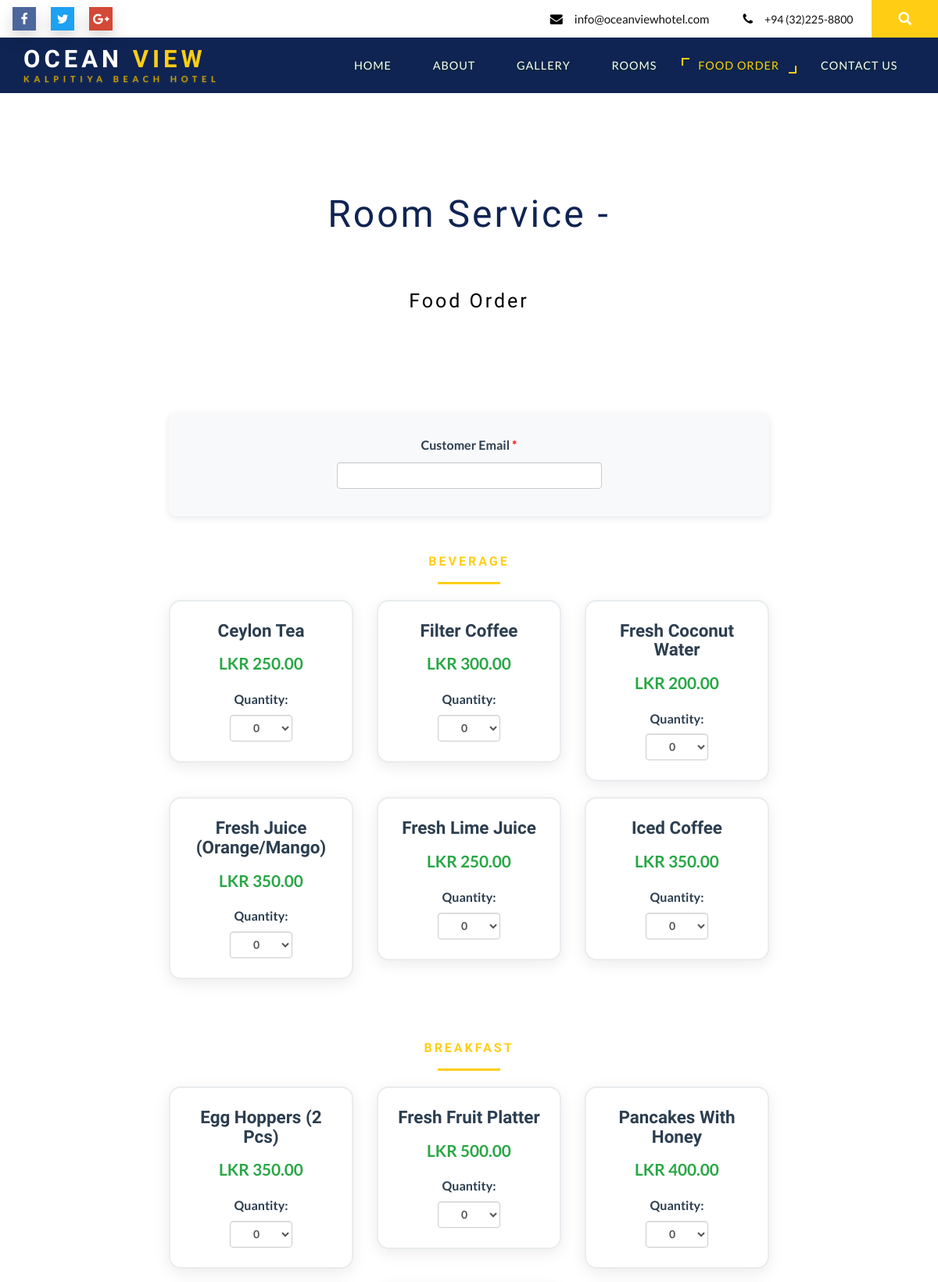
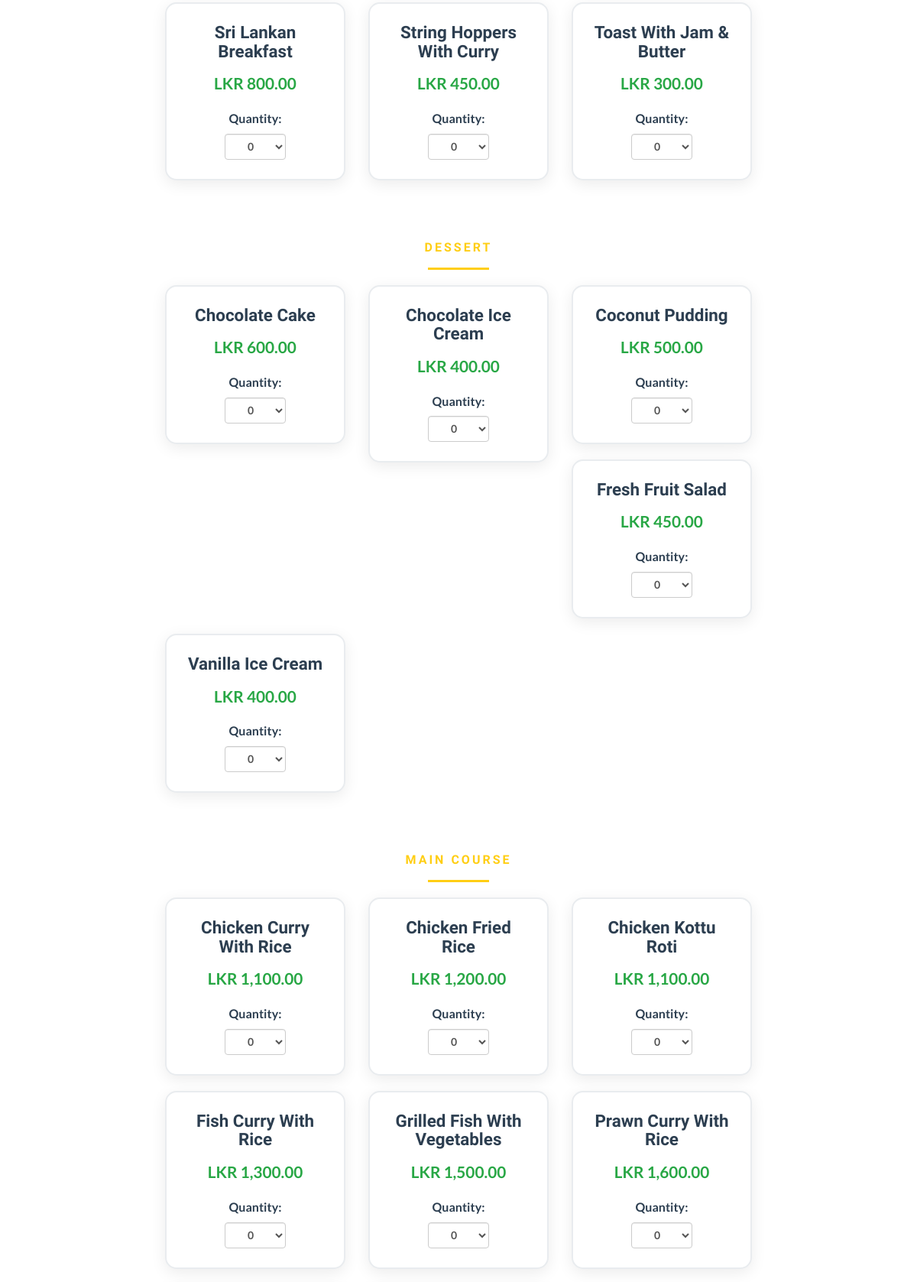
The app's page /food_order.php (upper part) with its own data (2 pictures, top to bottom).
### tables this page shows
CREATE TABLE IF NOT EXISTS foods (
    id int(11) NOT NULL AUTO_INCREMENT,
    name varchar(100) NOT NULL,
    category varchar(50) NOT NULL,
    price decimal(10,2) NOT NULL,
    created_at datetime DEFAULT CURRENT_TIMESTAMP,
    PRIMARY KEY (id)
);

### food_order.php (the view, shortened to what this page needs)
<?php
include('db.php');
?>
<!DOCTYPE html>
<html lang="en">
<head>
<link href="css/bootstrap.css" rel="stylesheet" type="text/css" media="all" />
<link href="css/font-awesome.css" rel="stylesheet">
<link rel="stylesheet" href="css/chocolat.css" type="text/css" media="screen">
<link href="css/easy-responsive-tabs.css" rel='stylesheet' type='text/css'/>
<link rel="stylesheet" href="css/flexslider.css" type="text/css" media="screen" property="" />
<link rel="stylesheet" href="css/jquery-ui.css" />
<link href="css/style.css" rel="stylesheet" type="text/css" media="all" />
</head>
<body>
<div class="banner-top">
			<div class="social-bnr-agileits">
				<ul class="social-icons3">
								<li><a href="https://www.facebook.com/" class="fa fa-facebook icon-border facebook"> </a></li>
								<li><a href="https://twitter.com/" class="fa fa-twitter icon-border twitter"> </a></li>
								<li><a href="https://plus.google.com/u/0/" class="fa fa-google-plus icon-border googleplus"> </a></li>
							</ul>
			</div>
			<div class="contact-bnr-w3-agile">
				<ul>
					<li><i class="fa fa-envelope" aria-hidden="true"></i><a href="mailto:info@oceanviewhotel.com">INFO@OCEANVIEWHOTEL.COM</a></li>
					<li><i class="fa fa-phone" aria-hidden="true"></i>+94 (32)225-8800</li>
					<li class="s-bar">
						<div class="search">
							<label class="icon-search" for="search_box"><span class="glyphicon glyphicon-search" aria-hidden="true"></span></label>
						</div>
					</li>
				</ul>
			</div>
			<div class="clearfix"></div>
		</div>
	<div class="w3_navigation">
		<div class="container">
			<nav class="navbar navbar-default">
				<div class="navbar-header navbar-left">
					<h1><a class="navbar-brand" href="index.php">OCEAN <span>VIEW</span><p class="logo_w3l_agile_caption">Kalpitiya Beach Hotel</p></a></h1>
				</div>
				<div class="collapse navbar-collapse navbar-right" id="bs-example-navbar-collapse-1">
					<nav class="menu menu--iris">
						<ul class="nav navbar-nav menu__list">
							<li class="menu__item"><a href="index.php" class="menu__link">Home</a></li>
							<li class="menu__item"><a href="index.php#about" class="menu__link scroll">About</a></li>
							<li class="menu__item"><a href="index.php#gallery" class="menu__link scroll">Gallery</a></li>
							<li class="menu__item"><a href="index.php#rooms" class="menu__link scroll">Rooms</a></li>
							<li class="menu__item menu__item--current"><a href="food_order.php" class="menu__link">Food Order</a></li>
							<li class="menu__item"><a href="index.php#contact" class="menu__link scroll">Contact Us</a></li>
						</ul>
					</nav>
				</div>
			</nav>
		</div>
	</div>
<div class="banner-bottom">
	<div class="container">
		<div class="agileits_banner_bottom">
			<div class="col-md-12 wthree_banner_bottom_right">
				<h3 class="title-w3-agileits title-black-wthree">Room Service - <span class="title-w3-agileits1">Food Order</span></h3>
				<div class="food-order-container">
					<form method="post" id="foodOrderForm">
						<div class="customer-email-section">
							<div class="row">
								<div class="col-md-6 col-md-offset-3">
									<div class="form-group">
										<label for="customer_email">Customer Email <span style="color:red;">*</span></label>
										<input type="email" name="customer_email" id="customer_email" class="form-control" required placeholder="Enter your email for order confirmation">
									</div>
								</div>
							</div>
						</div>
						<div class="food-menu">
							<?php
							$categories_sql = "SELECT DISTINCT category FROM foods ORDER BY category";
							$categories_result = mysqli_query($con, $categories_sql);
							while($category_row = mysqli_fetch_array($categories_result)) {
								$category = $category_row['category'];
								echo "<div class='food-category'>";
								echo "<h3 class='category-title'>".$category."</h3>";
								echo "<div class='row'>";
								$food_sql = "SELECT * FROM foods WHERE category = '$category' ORDER BY name";
								$food_result = mysqli_query($con, $food_sql);
								while($food = mysqli_fetch_array($food_result)) {
									echo "<div class='col-md-4 col-sm-6 mb-4'>";
									echo "<div class='food-item'>";
									echo "<h5>".$food['name']."</h5>";
									echo "<p class='price'>LKR ".number_format($food['price'], 2)."</p>";
									echo "<div class='quantity-control'>";
									echo "<label>Quantity:</label>";
									echo "<select name='quantity[".$food['id']."]' class='form-control quantity-select' data-price='".$food['price']."' data-name='".$food['name']."'>";
									echo "<option value='0'>0</option>";
									echo "</select>";
									echo "</div>";
									echo "</div>";
									echo "</div>";
								}
								echo "</div>";
								echo "</div>";
							}
							?>
						</div>
					</form>
				</div>
			</div>
		</div>
	</div>
</div>
</body>
</html>

### css/chocolat.css (style rules this page uses)
body { margin:0; padding:0; }

### css/easy-responsive-tabs.css (style rules this page uses)
body { margin: 0px; padding: 0px; background: #f5f5f5; font-weight: 500; }
ul.resp-tabs-list, p { margin: 0px; padding: 0px; }

### food_order.php (style rules this page uses)
.food-order-container { padding: 40px 0; }
.customer-email-section { background: #f8f9fa; padding: 30px; border-radius: 10px; margin-bottom: 40px; box-shadow: 0 2px 10px rgba(0,0,0,0.1); }
.customer-email-section label { font-weight: 600; color: #2c3e50; margin-bottom: 10px; }
.food-category { margin-bottom: 50px; }
.category-title { color: #2c3e50; font-size: 2.2em; font-weight: 700; text-align: center; margin-bottom: 30px; text-transform: uppercase; letter-spacing: 2px; position: relative; }
.category-title:after { content: ''; position: absolute; bottom: -10px; left: 50%; transform: translateX(-50%); width: 80px; height: 3px; background: #ffce14; }
.food-item { background: white; border: 2px solid #e9ecef; border-radius: 15px; padding: 25px; text-align: center; transition: all 0.3s ease; box-shadow: 0 5px 20px rgba(0,0,0,0.08); margin-bottom: 20px; }
.food-item h5 { color: #2c3e50; font-size: 1.4em; font-weight: 700; margin-bottom: 15px; text-transform: capitalize; }
.food-item .price { color: #28a745; font-size: 1.3em; font-weight: 700; margin-bottom: 20px; }
.quantity-control label { color: #2c3e50; font-weight: 600; margin-bottom: 8px; display: block; }
.quantity-select { max-width: 80px; margin: 0 auto; text-align: center; font-weight: 600; }

### records on screen
foods: name "Ceylon Tea", price "250.00", id+price+name "0"
foods: name "Filter Coffee", price "300.00", id+price+name "0"
foods: name "Fresh Coconut Water", price "200.00", id+price+name "0"
foods: name "Fresh Juice (Orange/Mango)", price "350.00", id+price+name "0"
foods: name "Fresh Lime Juice", price "250.00", id+price+name "0"
foods: name "Iced Coffee", price "350.00", id+price+name "0"
foods: name "Egg Hoppers (2 Pcs)", price "350.00", id+price+name "0"
foods: name "Fresh Fruit Platter", price "500.00", id+price+name "0"
foods: name "Pancakes With Honey", price "400.00", id+price+name "0"
foods: name "Sri Lankan Breakfast", price "800.00", id+price+name "0"
foods: name "String Hoppers With Curry", price "450.00", id+price+name "0"
foods: name "Toast With Jam & Butter", price "300.00", id+price+name "0"
foods: name "Chocolate Cake", price "600.00", id+price+name "0"
foods: name "Chocolate Ice Cream", price "400.00", id+price+name "0"
foods: name "Coconut Pudding", price "500.00", id+price+name "0"
foods: name "Fresh Fruit Salad", price "450.00", id+price+name "0"
foods: name "Vanilla Ice Cream", price "400.00", id+price+name "0"
foods: name "Chicken Curry With Rice", price "1,100.00", id+price+name "0"
foods: name "Chicken Fried Rice", price "1,200.00", id+price+name "0"
foods: name "Chicken Kottu Roti", price "1,100.00", id+price+name "0"
foods: name "Fish Curry With Rice", price "1,300.00", id+price+name "0"
foods: name "Grilled Fish With Vegetables", price "1,500.00", id+price+name "0"
foods: name "Prawn Curry With Rice", price "1,600.00", id+price+name "0"

### other values on screen
$category "BEVERAGE"
$category "BREAKFAST"
$category "DESSERT"
$category "MAIN COURSE"
